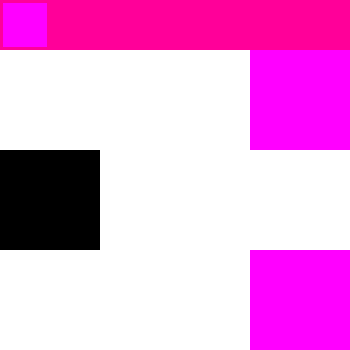
Frame 1 (no input)
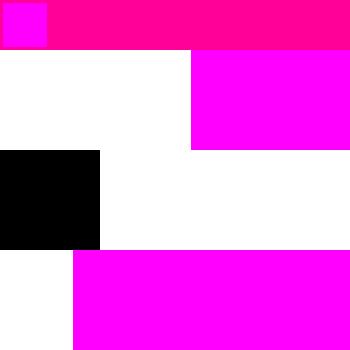
Frame 60 (the mouse pressed at the canvas centre just before this capture)
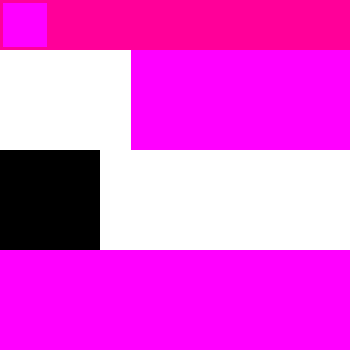
Frame 120 (the mouse held since frame 60 and released just before this capture)

The Processing sketch that drew these frames (run headless with seeded random() and noise(); from frame 60 on, the mouse is pressed at the canvas centre):

// Processing sketch: processing_156246
// ── processing_156246.pde

int changeColor;
int squareX;
int squareX1;
int squareX2;

void setup(){
  size(350,350);
  changeColor = 0;
  background(255);
  squareX=50;
  squareX1=300;
  squareX2=300;
  noStroke();

}
void draw(){
  rectMode(CENTER);
  
 fill(255,0,153);
 rect(25,25,width*2,50);
 fill (255,0,255);
 rect(25,25,44,44);

//button
  fill(changeColor,0,changeColor);
  rect(squareX,200,100,100);
    if (mouseX > 0 && mouseX < 100 && mouseY > 150 && mouseY < 300)
    {
      changeColor=235;

      if (mousePressed) {
        changeColor=255;
      squareX++;
      }

  }
  if (mouseX > 6 && mouseX < 344 && mouseY > 6 && mouseY < 44)
    {
      

      if (mousePressed) {
        background(255 );
      }

  }
  //squares
  fill(255,0,255);
  rect(squareX1,100,100,100);
  squareX1--;
  fill(255,0,255);
  rect(squareX2,300,100,100);
  squareX2=squareX2-3;

  
  
}
